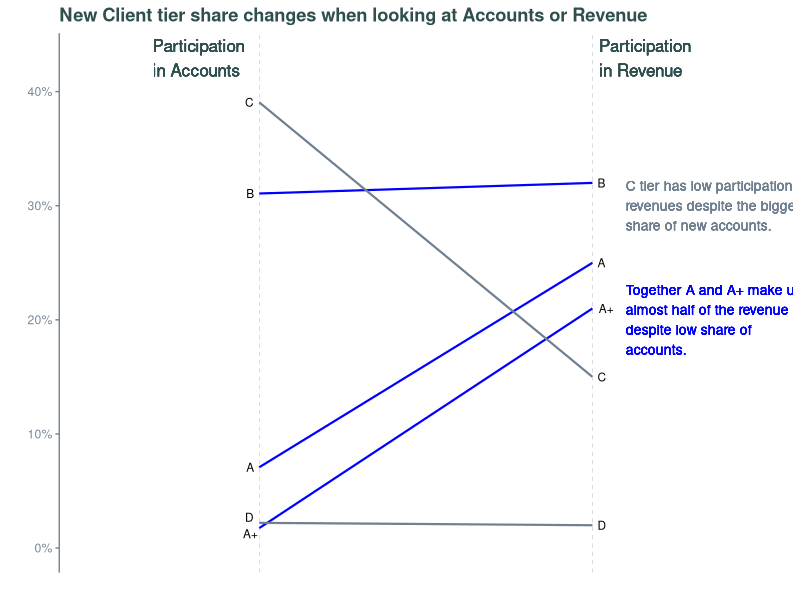
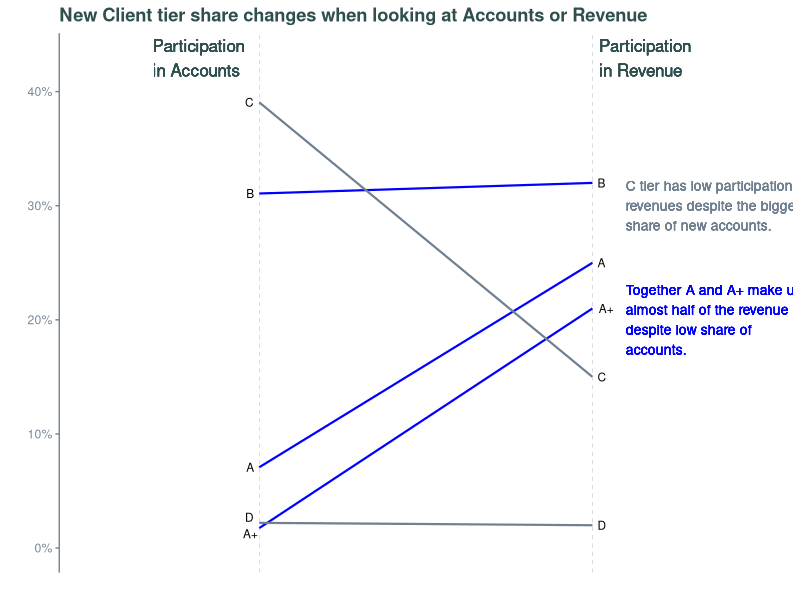

The R script that drew these images, in order:
library(tidyverse)
library(scales)
library(Cairo)
theme_set(theme_classic())

Ex_1 <- tribble(
~Tier,	~Number_Account,	~Percentage_Accounts, ~Revenue_M, ~Percentage_Revenue,
'A',	77, 	7.08,	4.68,	25,
  'A+',	19, 	1.75,	3.93,	21,
  'B',	338, 	31.07,	5.98,	32,
  'C',	425, 	39.06,	2.81,	15,
  'D',	24, 	2.21,	0.37,	2
) %>% 
  mutate(
    class = ifelse((Percentage_Accounts - Percentage_Revenue) < 0, 'blue', 'slategrey')
    )

left_label <- Ex_1$Tier
positions_y <- Ex_1$Percentage_Accounts
positions_y[c(2,5)] <- positions_y[c(2,5)] + c(-.5,.5)


ggplot(Ex_1) + 
  geom_segment(aes(x=1, xend=2, y=Percentage_Accounts, yend=Percentage_Revenue, col=class), 
               size=.75, show.legend=F) + 
  geom_vline(xintercept=1, linetype="dashed", size=.1, color = 'lightslategrey') + 
  geom_vline(xintercept=2, linetype="dashed", size=.1, color = 'lightslategrey') +
  scale_color_manual(labels = c("Up", "Down"), 
                     values = c("slategrey"="slategrey", "blue"="blue")) +  # color of lines
  labs(x="", y="",
       title = 'New Client tier share changes when looking at Accounts or Revenue') +  # Axis labels
  scale_x_continuous(limits = c(.5, 2.5), breaks = NULL) + 
  scale_y_continuous(
    limits = c(0,(1.1*(max(Ex_1$Percentage_Accounts, Ex_1$Percentage_Revenue)))),
    labels = percent_format(scale = 1)
    ) +
  geom_text(
    label=left_label, y=positions_y, 
    x=c(.99,1.005,.99,.99,.99), hjust=1.2, size=3
    ) +
  geom_text(
    label=left_label, y=Ex_1$Percentage_Revenue, 
    x=c(2.01,2.01,2.01,2.01,2.01), hjust=-.2, size=3
  ) +
  geom_text(
    label="Participation\nin Accounts", x=.68, y = 1.1*(max(Ex_1$Percentage_Accounts, Ex_1$Percentage_Revenue)),
    hjust=0, size=4.3, color = 'darkslategrey') +
  geom_text(
    label="Participation\nin Revenue", x=2.02, y = 1.1*(max(Ex_1$Percentage_Accounts, Ex_1$Percentage_Revenue)),
    hjust=0, size=4.3, color = 'darkslategrey') +
  geom_text(
    label = "C tier has low participation in \nrevenues despite the biggest \nshare of new accounts.",
    x = 2.1, y = 30, hjust = 0, size = 3.5, color = 'slategrey'
  ) +
  geom_text(
    label = "Together A and A+ make up for \nalmost half of the revenue \ndespite low share of \naccounts.",
    x = 2.1, y = 20, hjust = 0, size = 3.5, color = 'blue'
  ) +
  theme(panel.background = element_blank(), 
        panel.grid = element_blank(),
        axis.ticks.y = element_line(color = 'lightslategrey'),
        axis.text.x = element_blank(),
        axis.line.x = element_blank(),
        axis.line.y = element_line(color = 'lightslategrey'),
        axis.text.y = element_text(color = 'lightslategrey'),
        panel.border = element_blank(),
        title = element_text(colour = "darkslategrey", face = 'bold'))

path <- paste0(here::here("docs", "assets", "images"),"/", '2019_10_SWD.png')
ggsave(path, type = 'cairo', scale = 1.5)
